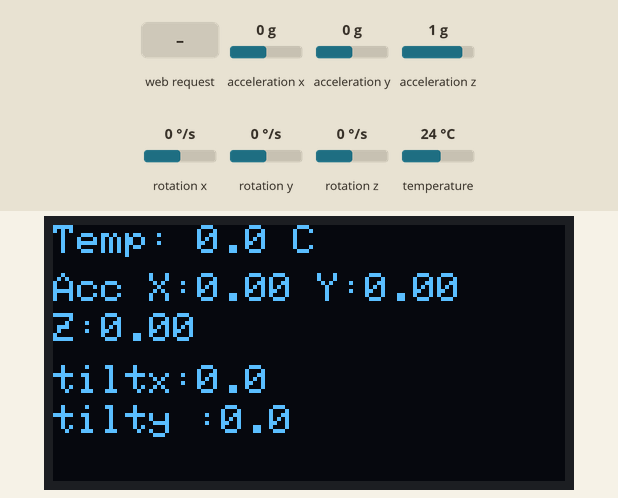
A sketch run on a simulated ESP32. On the bench: 128×64 one-colour display. The test bench sets the inputs (shaded band); at power-on: acceleration x 0 g, acceleration y 0 g, acceleration z 1 g, rotation x 0 °/s, rotation y 0 °/s, rotation z 0 °/s, temperature 24 °C. WiFi joins after 1.5 s; servers stay silent unless stated; what the sketch prints to the serial monitor is not drawn.

Above: at 4.7 s.
4.8 s: HTTP request GET / received
At 7.0 s:
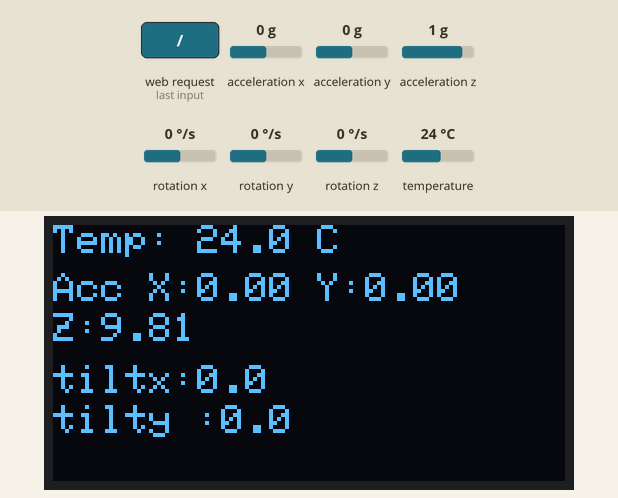
Timing chart, 0 to 8.5 s (numbered marks = the images above; inputs shaded):
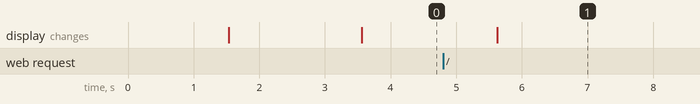

Measured:
- after the input at 4.8 s, the display: changes after 0.83 s (image 1)

The sketch:

esp_imu2.ino
```cpp
#include <WiFi.h>
#include <WiFiClient.h>
#include <WebServer.h>
#include <ESPmDNS.h>
#include <math.h>
#include <SPI.h>
#include <Wire.h>
#include <Adafruit_SSD1306.h>
#include <Adafruit_MPU6050.h>


#define SCREEN_WIDTH 128 // OLED display width, in pixels
#define SCREEN_HEIGHT 64 // OLED display height, in pixels

#define OLED_RESET     -1 // Reset pin # (or -1 if sharing Arduino reset pin)
#define SCREEN_ADDRESS 0x3C ///< See datasheet for Address; 0x3D for 128x64, 0x3C for 128x32
Adafruit_SSD1306 display(SCREEN_WIDTH, SCREEN_HEIGHT, &Wire, OLED_RESET);
unsigned long temperatureDelay = 1000;
const char *ssid = "your SSID";
const char *password = "your PASSWORD";

WebServer server(80);


// Create a sensor object
Adafruit_MPU6050 mpu;
float tiltx , tilty, tiltz;
sensors_event_t a, g, temp;

// Init MPU6050
void initMPU(){
  if (!mpu.begin()) {
    Serial.println("Failed to find MPU6050 chip");
    while (1) {
      delay(10);
    }
  }
  Serial.println("MPU6050 Found!");
}


void handleRoot() {
  char msg[3000];
  String accStr = getAccReadings();
  String tiltStr = computeTiltReading();
  snprintf(msg, 3000,
           "<html>\
  <head>\
    <meta http-equiv='refresh' content='1'/>\
    <meta name='viewport' content='width=device-width, initial-scale=1'>\
    <link rel='stylesheet' href='https://use.fontawesome.com/releases/v5.7.2/css/all.css' integrity='sha384-fnmOCqbTlWIlj8LyTjo7mOUStjsKC4pOpQbqyi7RrhN7udi9RwhKkMHpvLbHG9Sr' crossorigin='anonymous'>\
    <title>ESP32 IMU server</title>\
    <style>\
    html { font-family: helvetica; display: inline-block; margin: 0px auto; text-align: center;}\
    h2 { font-size: 3.0rem; }\
    p { font-size: 3.0rem; }\
    .units { font-size: 1.2rem; }\
    .dht-labels{ font-size: 1.5rem; vertical-align:middle; padding-bottom: 15px;}\
    </style>\
  </head>\
  <body>\
      <h2>ESP32 IMU Server!</h2>\
      <p>\
        <i class='fas fa-thermometer-half' style='color:#ca3517;'></i>\
        <span class='imu-labels'>temperature</span>\
        <span>%.2f</span>\
        <sup class='units'>&deg;C</sup>\
      </p>\
      <p>\
        <i class='fas fa-compass' style='color:#ffcc00;'></i>\
        <span class='imu-labels'>Acceleration</span><br>\
        <span>%s</span>\
      </p>\
      <p>\
        <i class='fas fa-balance-scale' style='color:#ffcc00;'></i>\
        <span class='imu-labels'>Tilt</span><br>\
        <span>%s</span>\
      </p>\
  </body>\
</html>",
           readTemperature(),accStr.c_str(),tiltStr.c_str()
          );
  server.send(200, "text/html", msg);
}

void setup(void) {

  Serial.begin(115200);

  Wire.begin();
  WiFi.mode(WIFI_STA);
  WiFi.begin(ssid, password);
  Serial.println("");


  // Wait for connection
  while (WiFi.status() != WL_CONNECTED) {
    delay(500);
    Serial.print(".");
  }

  Serial.println("");
  Serial.print("Connected to ");
  Serial.println(ssid);
  Serial.print("IP address: ");
  Serial.println(WiFi.localIP());

  initMPU();

  if (MDNS.begin("esp32")) {
    Serial.println("MDNS responder started");
  }
  server.on("/", handleRoot);

  server.begin();
  Serial.println("HTTP server started");
    // SSD1306_SWITCHCAPVCC = generate display voltage from 3.3V internally
  if(!display.begin(SSD1306_SWITCHCAPVCC, SCREEN_ADDRESS)) {
    Serial.println(F("SSD1306 allocation failed"));
    for(;;); // Don't proceed, loop forever
  }
  delay(2000);

}

void loop(void) {
  server.handleClient();

  delay(2);//allow the cpu to switch to other tasks
float temperature = temp.temperature;
float accX = a.acceleration.x;
float accY = a.acceleration.y;
float accZ = a.acceleration.z;

float tiltx = atan2(-accX, sqrt(accY * accY + accZ * accZ)) * 180.0 / PI;
float tilty  = atan2(accY, accZ) * 180.0 / PI;
  displaySensorData(temperature, accX, accY, accZ, tiltx, tilty);
}


float readTemperature() {
  // Sensor readings may also be up to 2 seconds
  // Read temperature as Celsius (the default)
  float temperature;

  mpu.getEvent(&a, &g, &temp);
  temperature = temp.temperature;
  return temperature;
}


String getAccReadings() {
  mpu.getEvent(&a, &g, &temp);

  // Extract acceleration components
  float accX = a.acceleration.x;
  float accY = a.acceleration.y;
  float accZ = a.acceleration.z;

  // Format string with space separation
  String accString = String(accX, 2) + " " + String(accY, 2) + " " + String(accZ, 2);
  return accString;
}

String computeTiltReading(){

  mpu.getEvent(&a, &g, &temp);

   float ax = a.acceleration.x;
  float ay = a.acceleration.y;
  float az = a.acceleration.z;

  float tiltx = atan2(ay, az)* (180.0 / PI) ;
  float tilty = atan2(-ax, sqrt(ay * ay + az * az))* (180.0 / PI);

  String tiltString = String(tiltx, 2) + " " + String(tilty, 2);
  return tiltString;
}

void displaySensorData(float temperature, float accX, float accY, float accZ, float tiltx, float tilty) {
  display.clearDisplay();
  display.setTextColor(SSD1306_WHITE);
  display.setTextSize(1);
  display.setCursor(0, 0);

  // Temperature
  display.print("Temp: ");
  display.print(temperature, 1);
  display.print(" C");

  // Acceleration
  display.setCursor(0, 12);
  display.setTextColor(SSD1306_WHITE);
  display.print("Acc X:");
  display.print(accX, 2);
  display.print(" Y:");
  display.print(accY, 2);
  display.setCursor(0, 22);
  display.setTextColor(SSD1306_WHITE);
  display.print("Z:");
  display.print(accZ, 2);

  // Tilt
  display.setCursor(0, 35);
  display.setTextColor(SSD1306_WHITE);
  display.print("tiltx:");
  display.print(tiltx, 1);
  display.setCursor(0, 45);
  display.setTextColor(SSD1306_WHITE);
  display.print("tilty :");
  display.print(tilty, 1);

  display.display();
  delay(1000);
}
```
